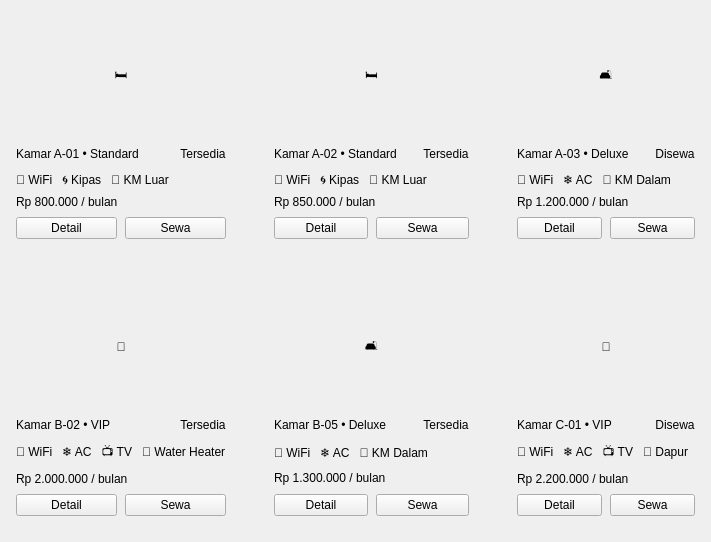
<widget class="QWidget" name="scrollInner186"><property name="styleSheet"><string notr="true">QWidget#scrollInner186 { background: transparent; }</string></property><layout class="QVBoxLayout" name="lay185"><property name="spacing"><number>0</number></property><property name="leftMargin"><number>0</number></property><property name="topMargin"><number>0</number></property><property name="rightMargin"><number>0</number></property><property name="bottomMargin"><number>0</number></property><item><layout class="QGridLayout" name="grid183"><property name="horizontalSpacing"><number>16</number></property><property name="verticalSpacing"><number>16</number></property><property name="leftMargin"><number>0</number></property><property name="topMargin"><number>0</number></property><property name="rightMargin"><number>0</number></property><property name="bottomMargin"><number>0</number></property><item row="0" column="0">
<widget class="QFrame" name="roomCard1"><property name="card" stdset="0"><string>white</string></property><layout class="QVBoxLayout" name="lay132"><property name="spacing"><number>8</number></property><property name="leftMargin"><number>16</number></property><property name="topMargin"><number>16</number></property><property name="rightMargin"><number>16</number></property><property name="bottomMargin"><number>16</number></property><item>
<widget class="QFrame" name="roomImg1"><property name="card" stdset="0"><string>roomimg</string></property><property name="minimumSize"><size><width>0</width><height>120</height></size></property><layout class="QVBoxLayout" name="lay124"><property name="spacing"><number>0</number></property><property name="leftMargin"><number>0</number></property><property name="topMargin"><number>0</number></property><property name="rightMargin"><number>0</number></property><property name="bottomMargin"><number>0</number></property><item>
<widget class="QLabel" name="label123"><property name="text"><string>🛏️</string></property><property name="role" stdset="0"><string>emoji</string></property><property name="alignment"><set>Qt::AlignCenter</set></property></widget>
</item>
</layout></widget>
</item>
<item><layout class="QHBoxLayout" name="lay128"><property name="spacing"><number>6</number></property><property name="leftMargin"><number>0</number></property><property name="topMargin"><number>0</number></property><property name="rightMargin"><number>0</number></property><property name="bottomMargin"><number>0</number></property><item>
<widget class="QLabel" name="label125"><property name="text"><string>Kamar A-01 • Standard</string></property><property name="role" stdset="0"><string>roomname</string></property></widget>
</item>
<item><spacer name="sp126"><property name="orientation"><enum>Qt::Horizontal</enum></property><property name="sizeHint" stdset="0"><size><width>20</width><height>20</height></size></property></spacer></item>
<item>
<widget class="QLabel" name="label127"><property name="text"><string>Tersedia</string></property><property name="role" stdset="0"><string>chip_green</string></property><property name="alignment"><set>Qt::AlignCenter</set></property></widget>
</item>
</layout></item>
<item>
<widget class="QLabel" name="label129"><property name="text"><string>🛜 WiFi   🌀 Kipas   🚿 KM Luar</string></property><property name="role" stdset="0"><string>muted</string></property></widget>
</item>
<item>
<widget class="QLabel" name="label130"><property name="text"><string>Rp 800.000 / bulan</string></property><property name="role" stdset="0"><string>price</string></property></widget>
</item>
<item><layout class="QHBoxLayout" name="lay131"><property name="spacing"><number>8</number></property><property name="leftMargin"><number>0</number></property><property name="topMargin"><number>0</number></property><property name="rightMargin"><number>0</number></property><property name="bottomMargin"><number>0</number></property><item>
<widget class="QPushButton" name="btnDetail1"><property name="text"><string>Detail</string></property><property name="cursor"><cursorShape>PointingHandCursor</cursorShape></property><property name="variant" stdset="0"><string>ghost</string></property></widget>
</item>
<item>
<widget class="QPushButton" name="btnSewa1"><property name="text"><string>Sewa</string></property><property name="cursor"><cursorShape>PointingHandCursor</cursorShape></property><property name="variant" stdset="0"><string>primary</string></property></widget>
</item>
</layout></item>
</layout></widget>
</item>
<item row="0" column="1">
<widget class="QFrame" name="roomCard2"><property name="card" stdset="0"><string>white</string></property><layout class="QVBoxLayout" name="lay142"><property name="spacing"><number>8</number></property><property name="leftMargin"><number>16</number></property><property name="topMargin"><number>16</number></property><property name="rightMargin"><number>16</number></property><property name="bottomMargin"><number>16</number></property><item>
<widget class="QFrame" name="roomImg2"><property name="card" stdset="0"><string>roomimg</string></property><property name="minimumSize"><size><width>0</width><height>120</height></size></property><layout class="QVBoxLayout" name="lay134"><property name="spacing"><number>0</number></property><property name="leftMargin"><number>0</number></property><property name="topMargin"><number>0</number></property><property name="rightMargin"><number>0</number></property><property name="bottomMargin"><number>0</number></property><item>
<widget class="QLabel" name="label133"><property name="text"><string>🛏️</string></property><property name="role" stdset="0"><string>emoji</string></property><property name="alignment"><set>Qt::AlignCenter</set></property></widget>
</item>
</layout></widget>
</item>
<item><layout class="QHBoxLayout" name="lay138"><property name="spacing"><number>6</number></property><property name="leftMargin"><number>0</number></property><property name="topMargin"><number>0</number></property><property name="rightMargin"><number>0</number></property><property name="bottomMargin"><number>0</number></property><item>
<widget class="QLabel" name="label135"><property name="text"><string>Kamar A-02 • Standard</string></property><property name="role" stdset="0"><string>roomname</string></property></widget>
</item>
<item><spacer name="sp136"><property name="orientation"><enum>Qt::Horizontal</enum></property><property name="sizeHint" stdset="0"><size><width>20</width><height>20</height></size></property></spacer></item>
<item>
<widget class="QLabel" name="label137"><property name="text"><string>Tersedia</string></property><property name="role" stdset="0"><string>chip_green</string></property><property name="alignment"><set>Qt::AlignCenter</set></property></widget>
</item>
</layout></item>
<item>
<widget class="QLabel" name="label139"><property name="text"><string>🛜 WiFi   🌀 Kipas   🚿 KM Luar</string></property><property name="role" stdset="0"><string>muted</string></property></widget>
</item>
<item>
<widget class="QLabel" name="label140"><property name="text"><string>Rp 850.000 / bulan</string></property><property name="role" stdset="0"><string>price</string></property></widget>
</item>
<item><layout class="QHBoxLayout" name="lay141"><property name="spacing"><number>8</number></property><property name="leftMargin"><number>0</number></property><property name="topMargin"><number>0</number></property><property name="rightMargin"><number>0</number></property><property name="bottomMargin"><number>0</number></property><item>
<widget class="QPushButton" name="btnDetail2"><property name="text"><string>Detail</string></property><property name="cursor"><cursorShape>PointingHandCursor</cursorShape></property><property name="variant" stdset="0"><string>ghost</string></property></widget>
</item>
<item>
<widget class="QPushButton" name="btnSewa2"><property name="text"><string>Sewa</string></property><property name="cursor"><cursorShape>PointingHandCursor</cursorShape></property><property name="variant" stdset="0"><string>primary</string></property></widget>
</item>
</layout></item>
</layout></widget>
</item>
<item row="0" column="2">
<widget class="QFrame" name="roomCard3"><property name="card" stdset="0"><string>white</string></property><layout class="QVBoxLayout" name="lay152"><property name="spacing"><number>8</number></property><property name="leftMargin"><number>16</number></property><property name="topMargin"><number>16</number></property><property name="rightMargin"><number>16</number></property><property name="bottomMargin"><number>16</number></property><item>
<widget class="QFrame" name="roomImg3"><property name="card" stdset="0"><string>roomimg</string></property><property name="minimumSize"><size><width>0</width><height>120</height></size></property><layout class="QVBoxLayout" name="lay144"><property name="spacing"><number>0</number></property><property name="leftMargin"><number>0</number></property><property name="topMargin"><number>0</number></property><property name="rightMargin"><number>0</number></property><property name="bottomMargin"><number>0</number></property><item>
<widget class="QLabel" name="label143"><property name="text"><string>🛋️</string></property><property name="role" stdset="0"><string>emoji</string></property><property name="alignment"><set>Qt::AlignCenter</set></property></widget>
</item>
</layout></widget>
</item>
<item><layout class="QHBoxLayout" name="lay148"><property name="spacing"><number>6</number></property><property name="leftMargin"><number>0</number></property><property name="topMargin"><number>0</number></property><property name="rightMargin"><number>0</number></property><property name="bottomMargin"><number>0</number></property><item>
<widget class="QLabel" name="label145"><property name="text"><string>Kamar A-03 • Deluxe</string></property><property name="role" stdset="0"><string>roomname</string></property></widget>
</item>
<item><spacer name="sp146"><property name="orientation"><enum>Qt::Horizontal</enum></property><property name="sizeHint" stdset="0"><size><width>20</width><height>20</height></size></property></spacer></item>
<item>
<widget class="QLabel" name="label147"><property name="text"><string>Disewa</string></property><property name="role" stdset="0"><string>chip_orange</string></property><property name="alignment"><set>Qt::AlignCenter</set></property></widget>
</item>
</layout></item>
<item>
<widget class="QLabel" name="label149"><property name="text"><string>🛜 WiFi   ❄️ AC   🚿 KM Dalam</string></property><property name="role" stdset="0"><string>muted</string></property></widget>
</item>
<item>
<widget class="QLabel" name="label150"><property name="text"><string>Rp 1.200.000 / bulan</string></property><property name="role" stdset="0"><string>price</string></property></widget>
</item>
<item><layout class="QHBoxLayout" name="lay151"><property name="spacing"><number>8</number></property><property name="leftMargin"><number>0</number></property><property name="topMargin"><number>0</number></property><property name="rightMargin"><number>0</number></property><property name="bottomMargin"><number>0</number></property><item>
<widget class="QPushButton" name="btnDetail3"><property name="text"><string>Detail</string></property><property name="cursor"><cursorShape>PointingHandCursor</cursorShape></property><property name="variant" stdset="0"><string>ghost</string></property></widget>
</item>
<item>
<widget class="QPushButton" name="btnSewa3"><property name="text"><string>Sewa</string></property><property name="cursor"><cursorShape>PointingHandCursor</cursorShape></property><property name="variant" stdset="0"><string>primary</string></property></widget>
</item>
</layout></item>
</layout></widget>
</item>
<item row="1" column="0">
<widget class="QFrame" name="roomCard4"><property name="card" stdset="0"><string>white</string></property><layout class="QVBoxLayout" name="lay162"><property name="spacing"><number>8</number></property><property name="leftMargin"><number>16</number></property><property name="topMargin"><number>16</number></property><property name="rightMargin"><number>16</number></property><property name="bottomMargin"><number>16</number></property><item>
<widget class="QFrame" name="roomImg4"><property name="card" stdset="0"><string>roomimg</string></property><property name="minimumSize"><size><width>0</width><height>120</height></size></property><layout class="QVBoxLayout" name="lay154"><property name="spacing"><number>0</number></property><property name="leftMargin"><number>0</number></property><property name="topMargin"><number>0</number></property><property name="rightMargin"><number>0</number></property><property name="bottomMargin"><number>0</number></property><item>
<widget class="QLabel" name="label153"><property name="text"><string>🏨</string></property><property name="role" stdset="0"><string>emoji</string></property><property name="alignment"><set>Qt::AlignCenter</set></property></widget>
</item>
</layout></widget>
</item>
<item><layout class="QHBoxLayout" name="lay158"><property name="spacing"><number>6</number></property><property name="leftMargin"><number>0</number></property><property name="topMargin"><number>0</number></property><property name="rightMargin"><number>0</number></property><property name="bottomMargin"><number>0</number></property><item>
<widget class="QLabel" name="label155"><property name="text"><string>Kamar B-02 • VIP</string></property><property name="role" stdset="0"><string>roomname</string></property></widget>
</item>
<item><spacer name="sp156"><property name="orientation"><enum>Qt::Horizontal</enum></property><property name="sizeHint" stdset="0"><size><width>20</width><height>20</height></size></property></spacer></item>
<item>
<widget class="QLabel" name="label157"><property name="text"><string>Tersedia</string></property><property name="role" stdset="0"><string>chip_green</string></property><property name="alignment"><set>Qt::AlignCenter</set></property></widget>
</item>
</layout></item>
<item>
<widget class="QLabel" name="label159"><property name="text"><string>🛜 WiFi   ❄️ AC   📺 TV   🚿 Water Heater</string></property><property name="role" stdset="0"><string>muted</string></property></widget>
</item>
<item>
<widget class="QLabel" name="label160"><property name="text"><string>Rp 2.000.000 / bulan</string></property><property name="role" stdset="0"><string>price</string></property></widget>
</item>
<item><layout class="QHBoxLayout" name="lay161"><property name="spacing"><number>8</number></property><property name="leftMargin"><number>0</number></property><property name="topMargin"><number>0</number></property><property name="rightMargin"><number>0</number></property><property name="bottomMargin"><number>0</number></property><item>
<widget class="QPushButton" name="btnDetail4"><property name="text"><string>Detail</string></property><property name="cursor"><cursorShape>PointingHandCursor</cursorShape></property><property name="variant" stdset="0"><string>ghost</string></property></widget>
</item>
<item>
<widget class="QPushButton" name="btnSewa4"><property name="text"><string>Sewa</string></property><property name="cursor"><cursorShape>PointingHandCursor</cursorShape></property><property name="variant" stdset="0"><string>primary</string></property></widget>
</item>
</layout></item>
</layout></widget>
</item>
<item row="1" column="1">
<widget class="QFrame" name="roomCard5"><property name="card" stdset="0"><string>white</string></property><layout class="QVBoxLayout" name="lay172"><property name="spacing"><number>8</number></property><property name="leftMargin"><number>16</number></property><property name="topMargin"><number>16</number></property><property name="rightMargin"><number>16</number></property><property name="bottomMargin"><number>16</number></property><item>
<widget class="QFrame" name="roomImg5"><property name="card" stdset="0"><string>roomimg</string></property><property name="minimumSize"><size><width>0</width><height>120</height></size></property><layout class="QVBoxLayout" name="lay164"><property name="spacing"><number>0</number></property><property name="leftMargin"><number>0</number></property><property name="topMargin"><number>0</number></property><property name="rightMargin"><number>0</number></property><property name="bottomMargin"><number>0</number></property><item>
<widget class="QLabel" name="label163"><property name="text"><string>🛋️</string></property><property name="role" stdset="0"><string>emoji</string></property><property name="alignment"><set>Qt::AlignCenter</set></property></widget>
</item>
</layout></widget>
</item>
<item><layout class="QHBoxLayout" name="lay168"><property name="spacing"><number>6</number></property><property name="leftMargin"><number>0</number></property><property name="topMargin"><number>0</number></property><property name="rightMargin"><number>0</number></property><property name="bottomMargin"><number>0</number></property><item>
<widget class="QLabel" name="label165"><property name="text"><string>Kamar B-05 • Deluxe</string></property><property name="role" stdset="0"><string>roomname</string></property></widget>
</item>
<item><spacer name="sp166"><property name="orientation"><enum>Qt::Horizontal</enum></property><property name="sizeHint" stdset="0"><size><width>20</width><height>20</height></size></property></spacer></item>
<item>
<widget class="QLabel" name="label167"><property name="text"><string>Tersedia</string></property><property name="role" stdset="0"><string>chip_green</string></property><property name="alignment"><set>Qt::AlignCenter</set></property></widget>
</item>
</layout></item>
<item>
<widget class="QLabel" name="label169"><property name="text"><string>🛜 WiFi   ❄️ AC   🚿 KM Dalam</string></property><property name="role" stdset="0"><string>muted</string></property></widget>
</item>
<item>
<widget class="QLabel" name="label170"><property name="text"><string>Rp 1.300.000 / bulan</string></property><property name="role" stdset="0"><string>price</string></property></widget>
</item>
<item><layout class="QHBoxLayout" name="lay171"><property name="spacing"><number>8</number></property><property name="leftMargin"><number>0</number></property><property name="topMargin"><number>0</number></property><property name="rightMargin"><number>0</number></property><property name="bottomMargin"><number>0</number></property><item>
<widget class="QPushButton" name="btnDetail5"><property name="text"><string>Detail</string></property><property name="cursor"><cursorShape>PointingHandCursor</cursorShape></property><property name="variant" stdset="0"><string>ghost</string></property></widget>
</item>
<item>
<widget class="QPushButton" name="btnSewa5"><property name="text"><string>Sewa</string></property><property name="cursor"><cursorShape>PointingHandCursor</cursorShape></property><property name="variant" stdset="0"><string>primary</string></property></widget>
</item>
</layout></item>
</layout></widget>
</item>
<item row="1" column="2">
<widget class="QFrame" name="roomCard6"><property name="card" stdset="0"><string>white</string></property><layout class="QVBoxLayout" name="lay182"><property name="spacing"><number>8</number></property><property name="leftMargin"><number>16</number></property><property name="topMargin"><number>16</number></property><property name="rightMargin"><number>16</number></property><property name="bottomMargin"><number>16</number></property><item>
<widget class="QFrame" name="roomImg6"><property name="card" stdset="0"><string>roomimg</string></property><property name="minimumSize"><size><width>0</width><height>120</height></size></property><layout class="QVBoxLayout" name="lay174"><property name="spacing"><number>0</number></property><property name="leftMargin"><number>0</number></property><property name="topMargin"><number>0</number></property><property name="rightMargin"><number>0</number></property><property name="bottomMargin"><number>0</number></property><item>
<widget class="QLabel" name="label173"><property name="text"><string>🏨</string></property><property name="role" stdset="0"><string>emoji</string></property><property name="alignment"><set>Qt::AlignCenter</set></property></widget>
</item>
</layout></widget>
</item>
<item><layout class="QHBoxLayout" name="lay178"><property name="spacing"><number>6</number></property><property name="leftMargin"><number>0</number></property><property name="topMargin"><number>0</number></property><property name="rightMargin"><number>0</number></property><property name="bottomMargin"><number>0</number></property><item>
<widget class="QLabel" name="label175"><property name="text"><string>Kamar C-01 • VIP</string></property><property name="role" stdset="0"><string>roomname</string></property></widget>
</item>
<item><spacer name="sp176"><property name="orientation"><enum>Qt::Horizontal</enum></property><property name="sizeHint" stdset="0"><size><width>20</width><height>20</height></size></property></spacer></item>
<item>
<widget class="QLabel" name="label177"><property name="text"><string>Disewa</string></property><property name="role" stdset="0"><string>chip_orange</string></property><property name="alignment"><set>Qt::AlignCenter</set></property></widget>
</item>
</layout></item>
<item>
<widget class="QLabel" name="label179"><property name="text"><string>🛜 WiFi   ❄️ AC   📺 TV   🍳 Dapur</string></property><property name="role" stdset="0"><string>muted</string></property></widget>
</item>
<item>
<widget class="QLabel" name="label180"><property name="text"><string>Rp 2.200.000 / bulan</string></property><property name="role" stdset="0"><string>price</string></property></widget>
</item>
<item><layout class="QHBoxLayout" name="lay181"><property name="spacing"><number>8</number></property><property name="leftMargin"><number>0</number></property><property name="topMargin"><number>0</number></property><property name="rightMargin"><number>0</number></property><property name="bottomMargin"><number>0</number></property><item>
<widget class="QPushButton" name="btnDetail6"><property name="text"><string>Detail</string></property><property name="cursor"><cursorShape>PointingHandCursor</cursorShape></property><property name="variant" stdset="0"><string>ghost</string></property></widget>
</item>
<item>
<widget class="QPushButton" name="btnSewa6"><property name="text"><string>Sewa</string></property><property name="cursor"><cursorShape>PointingHandCursor</cursorShape></property><property name="variant" stdset="0"><string>primary</string></property></widget>
</item>
</layout></item>
</layout></widget>
</item>
</layout></item>
<item><spacer name="sp184"><property name="orientation"><enum>Qt::Vertical</enum></property><property name="sizeHint" stdset="0"><size><width>20</width><height>10</height></size></property></spacer></item>
</layout></widget>
